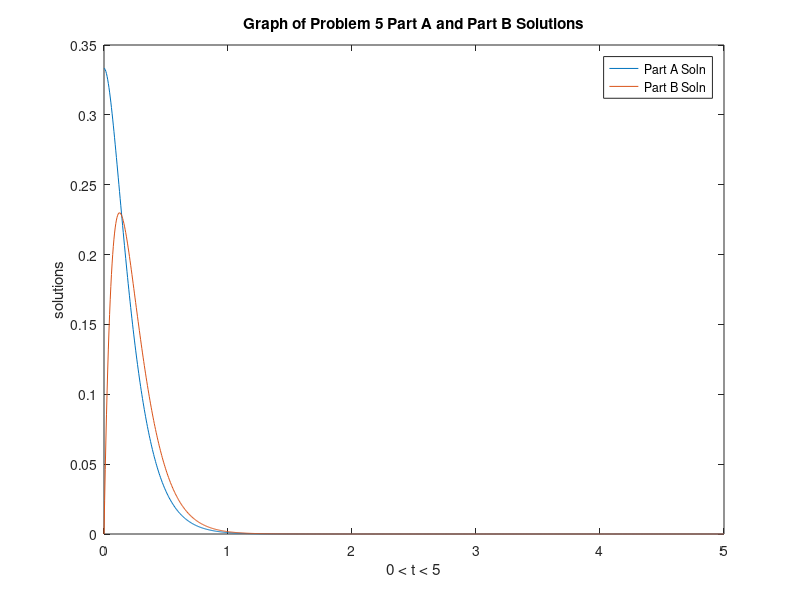

Recreate this plot in MATLAB.
% Mike Moore
% CENG 5131
% HW 4
% Problem # 5
% Description:
%   This script plots the solutions to problem # 5. 
%   The first part is a plot of the solution obtained 
%   by hand to part a and satisfying initial conditions
%   x(0) = 1/3 and x'(0) = 0 . It is a 2nd order system with 
%   no forcing function. The second part plots the same
%   system's response with a different set of initial conditions.
%   The initial conditions for part b are x(0) = 0 and x'(0) = 5

clear all; close all; clc;

% Create time array
t = linspace(0,5,1000);
part_a_soln = (8/3)*t.*exp(-8*t) + (1/3)*exp(-8*t);
part_b_soln = 5*t.*exp(-8*t);

figure(1)
plot(t, part_a_soln, t, part_b_soln)
title('Graph of Problem 5 Part A and Part B Solutions')
xlabel('0 < t < 5') % x-axis label
ylabel('solutions') % y-axis label
legend('Part A Soln','Part B Soln', 'Location', 'northeast')
